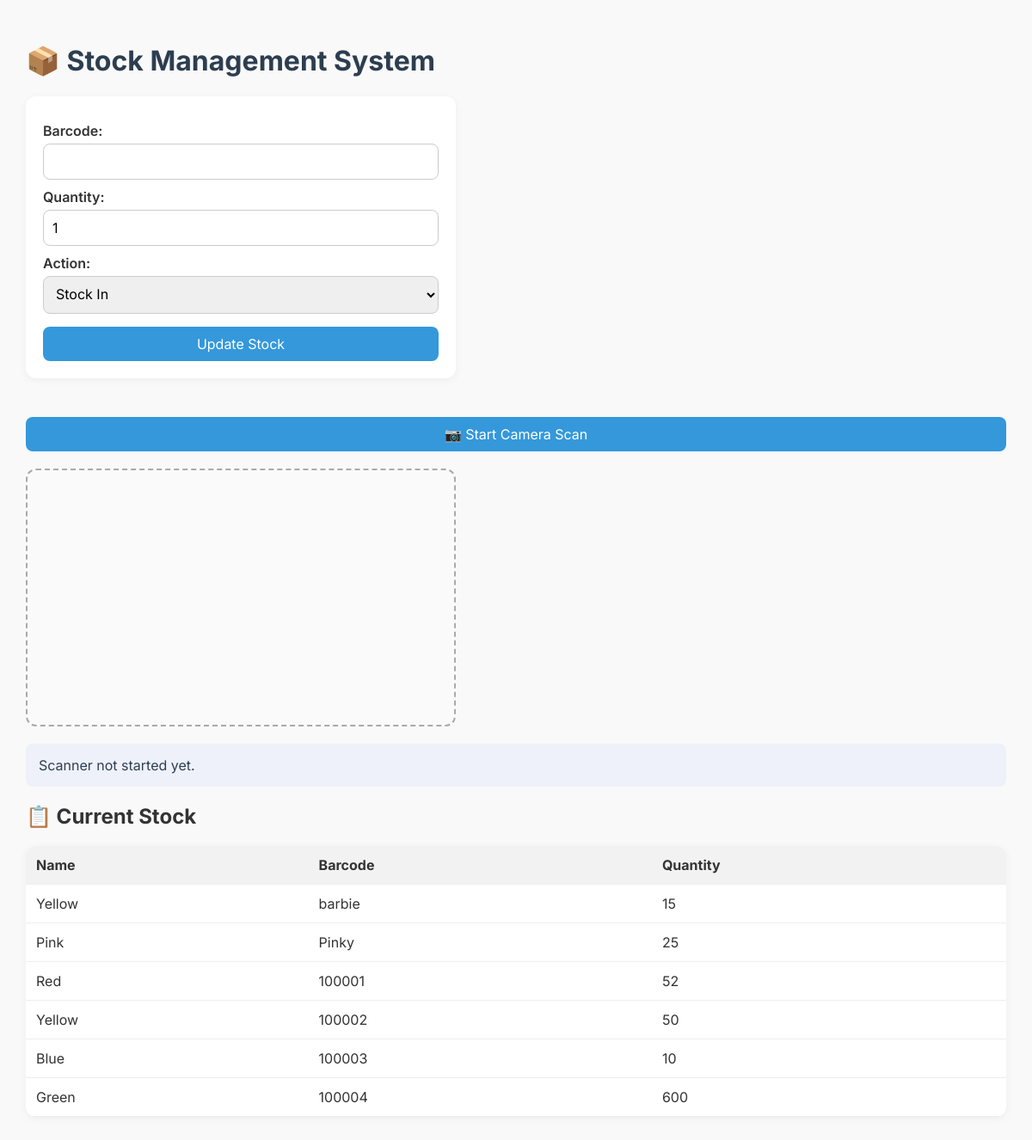
The page / on the database its author committed.
### tables this page shows
CREATE TABLE stock (
            id INTEGER PRIMARY KEY AUTOINCREMENT,
            name TEXT NOT NULL,
            barcode TEXT UNIQUE,
            quantity INTEGER NOT NULL,
            last_update TEXT
        );

### app.py (the view, shortened to what this page needs)
@app.route('/', methods=['GET', 'POST'])
def index():
    conn = get_db_connection()
    c = conn.cursor()
    c.execute('SELECT * FROM stock')
    stock = c.fetchall()
    conn.close()
    message = request.args.get('message', '')
    return render_template('index.html', stock=stock, message=message)

### app.py (called while the page is built)
def get_db_connection():
    conn = sqlite3.connect('stock.db')
    conn.row_factory = sqlite3.Row
    return conn

### templates/index.html (shortened to what this page needs)
<!DOCTYPE html>
<html lang="en">
<head>
</head>
<body>
    <h1>📦 Stock Management System</h1>
    <form method="POST">
        <label>Barcode:</label>
        <input type="text" name="barcode" id="barcode" required>
        <label>Quantity:</label>
        <input type="number" name="quantity" value="1" min="1" required>
        <label>Action:</label>
        <select name="action">
            <option value="in">Stock In</option>
        </select>
        <button type="submit">Update Stock</button>
    </form>
    <button onclick="startScanner()">📷 Start Camera Scan</button>
    <div id="scanner-container">
        <div id="interactive" class="viewport"></div>
    </div>
    <div id="scanner-message">Scanner not started yet.</div>
    <h2>📋 Current Stock</h2>
    <table>
        <tr><th>Name</th><th>Barcode</th><th>Quantity</th></tr>
        {% for item in stock %}
        <tr>
            <td>{{ item['name'] }}</td>
            <td>{{ item['barcode'] }}</td>
            <td>{{ item['quantity'] }}</td>
        </tr>
        {% endfor %}
    </table>
</body>
</html>

### templates/index.html (style rules this page uses)
* { font-family: 'Inter', sans-serif; box-sizing: border-box; }
body { background-color: #f9f9f9; color: #333; padding: 30px; margin: 0; }
h1 { color: #2c3e50; font-size: 2rem; }
form { background: white; padding: 20px; margin-bottom: 30px; border-radius: 12px; box-shadow: 0 2px 10px rgba(0,0,0,0.05); max-width: 500px; }
label { font-weight: 600; display: block; margin-top: 10px; }
input, select, button { padding: 10px; margin-top: 5px; width: 100%; border: 1px solid #ccc; border-radius: 8px; font-size: 1rem; }
button { background-color: #3498db; color: white; border: none; margin-top: 15px; cursor: pointer; }
table { width: 100%; border-collapse: collapse; background: white; border-radius: 12px; overflow: hidden; box-shadow: 0 2px 10px rgba(0,0,0,0.05); }
th, td { padding: 12px; border-bottom: 1px solid #eee; text-align: left; }
th { background-color: #f2f2f2; }
#scanner-container { margin-top: 20px; width: 100%; max-width: 500px; height: 300px; border: 2px dashed #aaa; border-radius: 12px; overflow: hidden; background-color: #fafafa; display: flex; align-items: center; justify-content: center; }
#interactive { width: 100%; height: 100%; }
#scanner-message, #message { margin-top: 20px; padding: 15px; border-radius: 8px; }
#scanner-message { background-color: #eef1fa; color: #2d3e50; }

### rows shown on the page
stock: name "Yellow", barcode "barbie", quantity "15"
stock: name "Pink", barcode "Pinky", quantity "25"
stock: name "Red", barcode "100001", quantity "52"
stock: name "Yellow", barcode "100002", quantity "50"
stock: name "Blue", barcode "100003", quantity "10"
stock: name "Green", barcode "100004", quantity "600"
